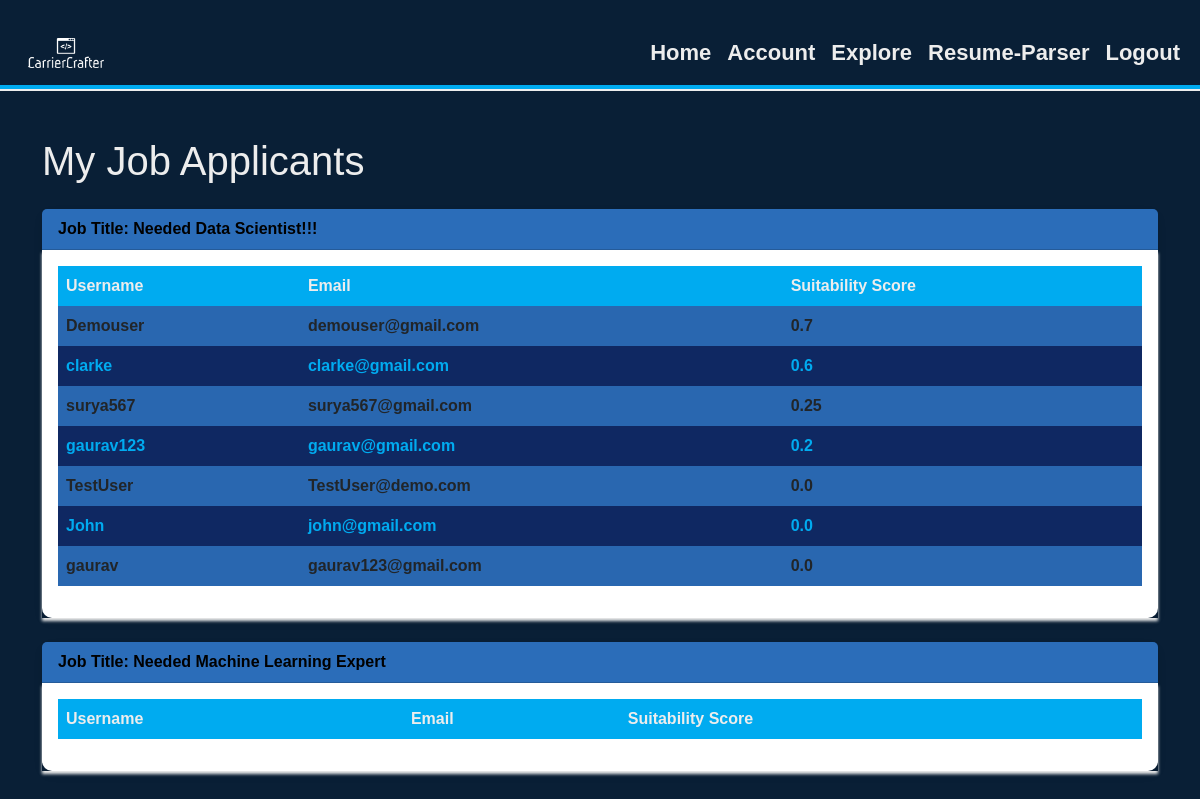
Before: /my_jobs (signed in) with the older database file.
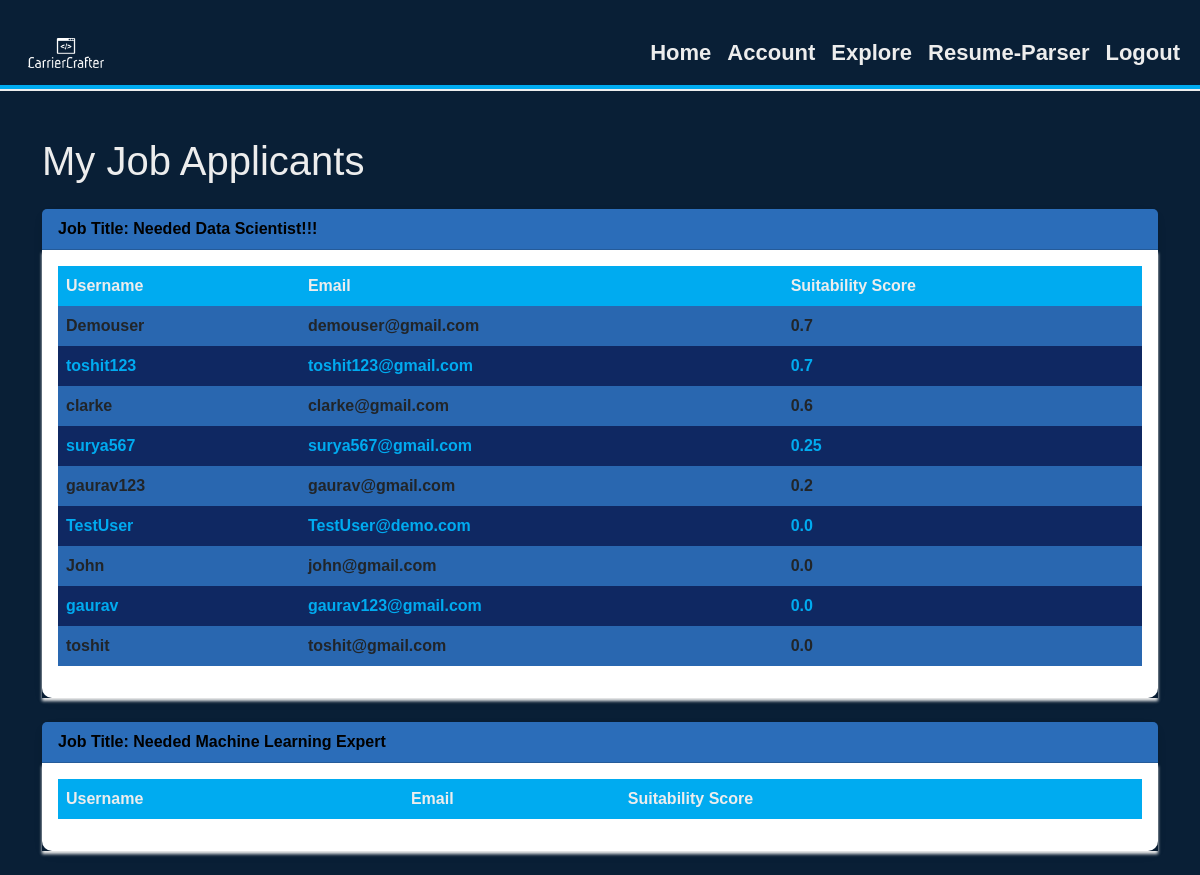
After: the same page with the newer database file.
### models.py (models this page shows, shortened)
class JobPost(db.Model):
    id = db.Column(db.Integer, primary_key=True)
    title = db.Column(db.String(100), nullable=False)
    description = db.Column(db.Text, nullable=False)
    date_posted = db.Column(db.DateTime, nullable=False, default=datetime.utcnow)
    author_id = db.Column(db.Integer, db.ForeignKey('user.id'), nullable=False)

class AnalyzeResume(db.Model):
    id = db.Column(db.Integer, primary_key=True)
    username = db.Column(db.String(100), nullable=False)
    email = db.Column(db.String(120), nullable=False)
    author_name = db.Column(db.String(100), nullable=False)
    score = db.Column(db.Float, nullable=False)
    job_post_id = db.Column(db.Integer, nullable=False)
    created_at = db.Column(db.DateTime, nullable=False, default=datetime.utcnow)

### routes.py (the view)
@app.route('/my_jobs', methods=['GET'])
@login_required
def my_jobs():
    user_jobs = JobPost.query.filter_by(author=current_user).all()
    job_ids = [job.id for job in user_jobs]
    job_applicants = AnalyzeResume.query.filter(AnalyzeResume.job_post_id.in_(job_ids)).order_by(AnalyzeResume.score.desc()).all()
    if not job_applicants:
        message = "No applications"
        return render_template('my_jobs.html', job_post=user_jobs, message=message)
    return render_template('my_jobs.html', user_jobs=user_jobs, job_applicants=job_applicants)

### models.py (called while the page is built)
@login_manager.user_loader
def load_user(user_id):
    return User.query.get(int(user_id))

### templates/my_jobs.html (shortened to what this page needs)
<!DOCTYPE html>
<html lang="en">
<head>
    <link rel="stylesheet" href="https://cdnjs.cloudflare.com/ajax/libs/font-awesome/5.15.3/css/all.min.css">
    <link rel="stylesheet" href="https://cdn.jsdelivr.net/npm/bootstrap@5.2.3/dist/css/bootstrap.min.css">
    <link rel="stylesheet" href="https://cdn.jsdelivr.net/npm/bootstrap@5.2.3/dist/css/bootstrap.rtl.min.css">
    <link rel="stylesheet" href="{{url_for('static',filename='style6.css')}}">
</head>
<body>
    <nav class="navbar navbar-expand-lg navbar-light ">
        <div class="container-fluid">
            <a class="navbar-brand " href="#"><img src="/static/logo.png" alt="Logo" height="30"></a>
            <div class="collapse navbar-collapse justify-content-end" id="navbarNav">
                <ul class="navbar-nav">
                    <li class="nav-item">
                        <b><a class="nav-link links" href="{{url_for('home')}}">Home</a></b>
                    </li>
                    <li class="nav-item">
                        <b><a class="nav-link links" href="{{url_for('account')}}">Account</a></b>
                    </li>
                    <li class="nav-item">
                        <b><a class="nav-link links" href="{{url_for('all_jobs')}}">Explore</a></b>
                    </li>
                    <li class="nav-item">
                        <b><a class="nav-link links" href="https://dummyrpbycc.streamlit.app/">Resume-Parser</a></b>
                    </li>
                    <li class="nav-item">
                        <b><a class="nav-link links" href="{{url_for('login')}}">Logout</a></b>
                    </li>
                </ul>
            </div>
        </div>
    </nav>
    {% if message %}
       <h1 style="text-align:center;">{{ message }}</h1>
    {% else %}
            <div class="container mt-5">
                <h1 class="mb-4">My Job Applicants</h1>
                {% for job in user_jobs %}
                <div class="card mb-4">
                    <div class="card-header">
                        Job Title: {{ job.title }}
                    </div>
                    <div class="card-body">
                        <table class="table table-striped">
                            <thead>
                                <tr>
                                    <th>Username</th>
                                    <th>Email</th>
                                    <th>Suitability Score</th>
                                </tr>
                            </thead>
                            <tbody>
                                {% for applicant in job_applicants if applicant.job_post_id == job.id %}
                                <tr>
                                    <td>{{ applicant.username }}</td>
                                    <td>{{ applicant.email }}</td>
                                    <td>{{ applicant.score }}</td>
                                </tr>
                                {% endfor %}
                            </tbody>
                        </table>
                    </div>
                </div>
                {% endfor %}
            </div>
    {% endif %}
</body>
</html>

Changed rows visible on the page:
added AnalyzeResume: username "toshit123", email "toshit123@gmail.com", score "0.7", shown under JobPost "Needed Data Scientist!!!"
added AnalyzeResume: username "toshit", email "toshit@gmail.com", score "0.0", shown under JobPost "Needed Data Scientist!!!"
